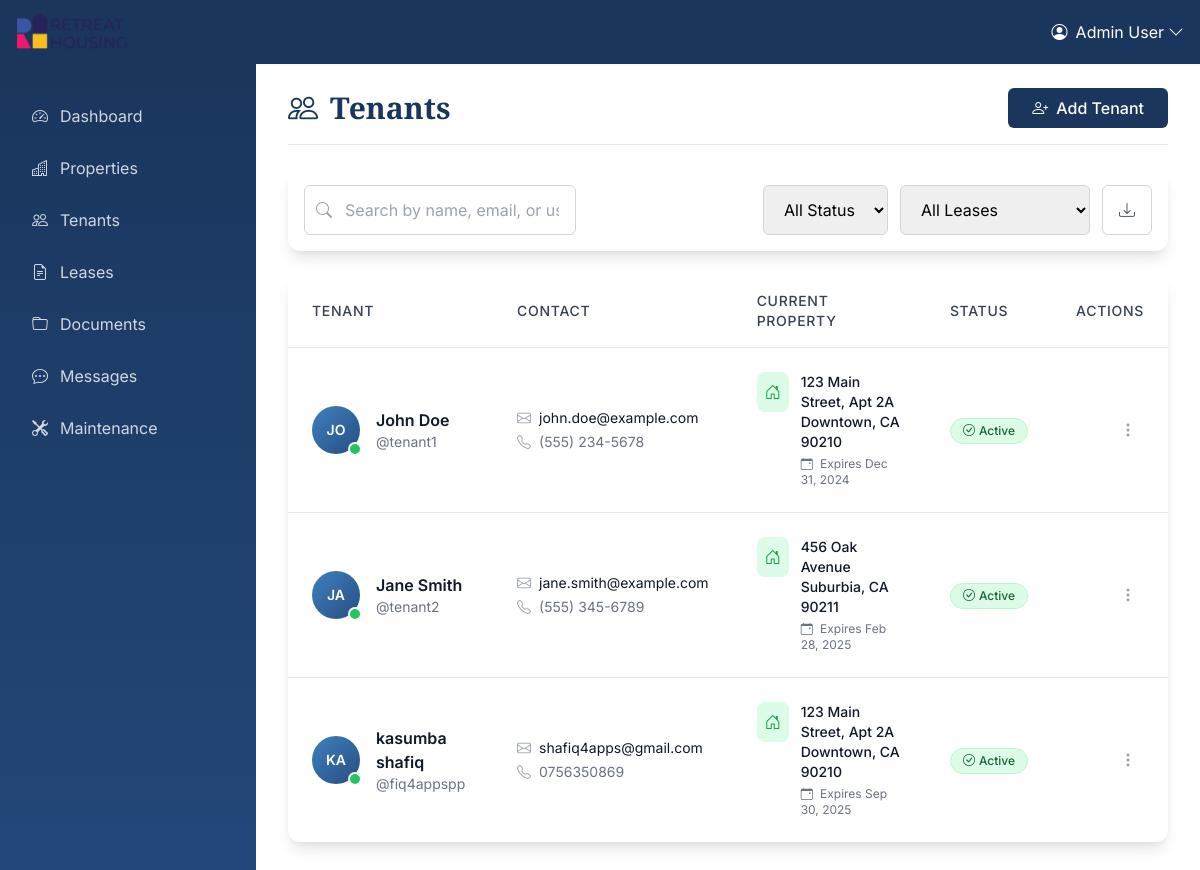
Page /admin/tenants (signed in) on the committed database.
### app/models/user.py (models this page shows, shortened)
class User(UserMixin, db.Model):
    __tablename__ = 'users'
    id = db.Column(db.Integer, primary_key=True)
    username = db.Column(db.String(50), unique=True, nullable=False)
    email = db.Column(db.String(100), unique=True, nullable=False)
    password_hash = db.Column(db.String(255), nullable=False)
    role = db.Column(db.Enum('admin', 'tenant', name='user_roles'), nullable=False)
    first_name = db.Column(db.String(50), nullable=False)
    last_name = db.Column(db.String(50), nullable=False)
    phone = db.Column(db.String(20))
    is_active = db.Column(db.Boolean, default=True)
    created_at = db.Column(db.DateTime, default=datetime.utcnow)
    updated_at = db.Column(db.DateTime, default=datetime.utcnow, onupdate=datetime.utcnow)
    properties_owned = db.relationship('Property', backref='owner', lazy=True, foreign_keys='Property.owner_id')
    leases = db.relationship('Lease', backref='tenant', lazy=True, foreign_keys='Lease.tenant_id')
    sent_messages = db.relationship('Message', backref='sender', lazy=True, foreign_keys='Message.sender_id')
    received_messages = db.relationship('Message', backref='recipient', lazy=True, foreign_keys='Message.recipient_id')
    maintenance_requests = db.relationship('MaintenanceRequest', backref='tenant', lazy=True)
    def is_admin(self):
        return self.role == 'admin'
    @property
    def full_name(self):
        return f"{self.first_name} {self.last_name}"

### app/models/property.py (models this page shows, shortened)
class Property(db.Model):
    __tablename__ = 'properties'
    id = db.Column(db.Integer, primary_key=True)
    owner_id = db.Column(db.Integer, db.ForeignKey('users.id'), nullable=False)
    address = db.Column(db.Text, nullable=False)
    property_type = db.Column(db.Enum('apartment', 'house', 'commercial', name='property_types'), nullable=False)
    bedrooms = db.Column(db.Integer)
    bathrooms = db.Column(db.Integer)
    square_footage = db.Column(db.Integer)
    rent_amount = db.Column(db.Numeric(10, 2))
    description = db.Column(db.Text)
    is_active = db.Column(db.Boolean, default=True)
    created_at = db.Column(db.DateTime, default=datetime.utcnow)
    updated_at = db.Column(db.DateTime, default=datetime.utcnow, onupdate=datetime.utcnow)
    leases = db.relationship('Lease', backref='property', lazy=True)
    messages = db.relationship('Message', backref='property', lazy=True)
    maintenance_requests = db.relationship('MaintenanceRequest', backref='property', lazy=True)

### app/models/lease.py (models this page shows, shortened)
class Lease(db.Model):
    __tablename__ = 'leases'
    id = db.Column(db.Integer, primary_key=True)
    tenant_id = db.Column(db.Integer, db.ForeignKey('users.id'), nullable=False)
    property_id = db.Column(db.Integer, db.ForeignKey('properties.id'), nullable=False)
    start_date = db.Column(db.Date, nullable=False)
    end_date = db.Column(db.Date, nullable=False)
    monthly_rent = db.Column(db.Numeric(10, 2), nullable=False)
    security_deposit = db.Column(db.Numeric(10, 2))
    status = db.Column(db.Enum('active', 'expired', 'terminated', name='lease_statuses'), default='active')
    created_at = db.Column(db.DateTime, default=datetime.utcnow)
    updated_at = db.Column(db.DateTime, default=datetime.utcnow, onupdate=datetime.utcnow)
    documents = db.relationship('Document', backref='lease', lazy=True)

### app/views/admin.py (the view)
@admin_bp.route('/tenants')
@login_required
@admin_required
def tenants():
    tenants = User.query.filter_by(role='tenant').all()
    return render_template('admin/tenants.html', tenants=tenants)

### app/templates/admin/tenants.html (shortened to what this page needs)
{% extends "base.html" %}
{% block content %}
<div class="flex flex-wrap justify-between items-center pt-6 pb-4 mb-6 border-b border-gray-200">
    <h1 class="text-3xl font-semibold text-primary-800 heading flex items-center">
        <i class="bi bi-people mr-3"></i>Tenants
    </h1>
    <div class="flex space-x-2">
        <a href="{{ url_for('admin.add_tenant') }}" class="btn-brand-primary flex items-center">
            <i class="bi bi-person-plus mr-2"></i>Add Tenant
        </a>
    </div>
</div>
<div class="card-brand mb-6">
    <div class="p-4">
        <div class="grid lg:grid-cols-3 gap-4 items-center">
            <div class="lg:col-span-1">
                <div class="relative">
                    <i class="bi bi-search absolute left-3 top-1/2 transform -translate-y-1/2 text-gray-400"></i>
                    <input type="text"
                           class="w-full pl-10 pr-4 py-3 border border-gray-300 rounded-md focus:outline-none focus:ring-2 focus:ring-primary-500 focus:border-primary-500 transition-colors"
                           id="tenantSearch"
                           placeholder="Search by name, email, or username...">
                </div>
            </div>
            <div class="lg:col-span-2">
                <div class="flex space-x-3 justify-end">
                    <select class="px-4 py-3 border border-gray-300 rounded-md focus:outline-none focus:ring-2 focus:ring-primary-500 focus:border-primary-500 transition-colors" id="statusFilter">
                        <option value="">All Status</option>
                    </select>
                    <select class="px-4 py-3 border border-gray-300 rounded-md focus:outline-none focus:ring-2 focus:ring-primary-500 focus:border-primary-500 transition-colors" id="leaseFilter">
                        <option value="">All Leases</option>
                    </select>
                    <button class="px-4 py-3 text-gray-600 border border-gray-300 rounded-md hover:bg-gray-50 transition-colors flex items-center" title="Export">
                        <i class="bi bi-download"></i>
                    </button>
                </div>
            </div>
        </div>
    </div>
</div>
<div class="card-brand">
    {% if tenants %}
    <div class="overflow-x-auto">
        <table class="w-full">
            <thead>
                <tr class="border-b border-gray-200">
                    <th class="text-left py-4 px-6 text-sm font-medium text-gray-700 uppercase tracking-wider">Tenant</th>
                    <th class="text-left py-4 px-6 text-sm font-medium text-gray-700 uppercase tracking-wider">Contact</th>
                    <th class="text-left py-4 px-6 text-sm font-medium text-gray-700 uppercase tracking-wider">Current Property</th>
                    <th class="text-left py-4 px-6 text-sm font-medium text-gray-700 uppercase tracking-wider">Status</th>
                    <th class="text-right py-4 px-6 text-sm font-medium text-gray-700 uppercase tracking-wider">Actions</th>
                </tr>
            </thead>
            <tbody class="divide-y divide-gray-200">
                {% for tenant in tenants %}
                <tr class="tenant-row hover:bg-gray-50 transition-colors">
                    <td class="py-6 px-6">
                        <div class="flex items-center">
                            <div class="relative mr-4">
                                <div class="w-12 h-12 bg-gradient-to-br from-primary-500 to-primary-700 rounded-full flex items-center justify-center">
                                    <span class="text-white font-semibold text-sm">{{ tenant.full_name[:2].upper() if tenant.full_name else 'TN' }}</span>
                                </div>
                                {% if tenant.is_active %}
                                <div class="absolute -bottom-0.5 -right-0.5 w-3.5 h-3.5 bg-green-500 border-2 border-white rounded-full"></div>
                                {% endif %}
                            </div>
                            <div>
                                <div class="font-semibold text-gray-900">{{ tenant.full_name }}</div>
                                <div class="text-sm text-gray-500">@{{ tenant.username }}</div>
                            </div>
                        </div>
                    </td>
                    <td class="py-6 px-6">
                        <div class="space-y-1">
                            <div class="flex items-center text-sm text-gray-900">
                                <i class="bi bi-envelope text-gray-400 mr-2"></i>
                                {{ tenant.email }}
                            </div>
                            {% if tenant.phone %}
                            <div class="flex items-center text-sm text-gray-500">
                                <i class="bi bi-telephone text-gray-400 mr-2"></i>
                                {{ tenant.phone }}
                            </div>
                            {% endif %}
                        </div>
                    </td>
                    <td class="py-6 px-6">
                        {% set active_lease = tenant.leases | selectattr('status', 'equalto', 'active') | first %}
                        {% if active_lease %}
                            <div class="flex items-start">
                                <div class="bg-green-100 rounded-lg p-2 mr-3">
                                    <i class="bi bi-house-door text-green-600"></i>
                                </div>
                                <div>
                                    <div class="font-medium text-gray-900 text-sm">{{ active_lease.property.address }}</div>
                                    <div class="text-xs text-gray-500 mt-1">
                                        <i class="bi bi-calendar-event mr-1"></i>
                                        Expires {{ active_lease.end_date.strftime('%b %d, %Y') if active_lease.end_date }}
                                    </div>
                                </div>
                            </div>
                        {% endif %}
                    </td>
                    <td class="py-6 px-6">
                        {% if tenant.is_active %}
                            <span class="inline-flex items-center px-3 py-1 rounded-full text-xs font-medium bg-green-100 text-green-800 border border-green-200">
                                <i class="bi bi-check-circle mr-1"></i>Active
                            </span>
                        {% else %}
                            <span class="inline-flex items-center px-3 py-1 rounded-full text-xs font-medium bg-red-100 text-red-800 border border-red-200">
                                <i class="bi bi-x-circle mr-1"></i>Inactive
                            </span>
                        {% endif %}
                    </td>
                    <td class="py-6 px-6 text-right">
                        <div class="relative inline-block text-left">
                            <button type="button" class="inline-flex items-center p-2 text-gray-400 hover:text-gray-600 focus:outline-none focus:ring-2 focus:ring-offset-2 focus:ring-primary-500 rounded-md transition-colors" onclick="toggleDropdown({{ loop.index }})">
                                <i class="bi bi-three-dots-vertical"></i>
                            </button>
                        </div>
                    </td>
                </tr>
                {% endfor %}
            </tbody>
        </table>
    </div>
    {% endif %}
</div>
{% endblock %}

### app/templates/base.html (shortened to what this page needs)
<!DOCTYPE html>
<html lang="en">
<head>
    <script src="https://cdn.tailwindcss.com"></script>
    <link href="https://cdn.jsdelivr.net/npm/bootstrap-icons@1.10.0/font/bootstrap-icons.css" rel="stylesheet">
    <link rel="stylesheet" href="{{ url_for('static', filename='css/custom.css') }}">
</head>
<body>
    {% if current_user.is_authenticated %}
    <nav class="navbar-brand shadow-sm">
        <div class="container-fluid px-4 py-3">
            <div class="flex justify-between items-center w-full">
                <a class="flex items-center text-white hover:text-gray-200 transition-colors" href="{{ url_for('main.index') }}">
                    <img src="{{ url_for('static', filename='images/logo.webp') }}" alt="Retreat Housing" class="h-10 w-auto mr-3">
                </a>
                <div class="relative group">
                    <button class="flex items-center text-white hover:text-gray-200 transition-colors focus:outline-none">
                        <i class="bi bi-person-circle mr-2"></i>{{ current_user.full_name }}
                        <i class="bi bi-chevron-down ml-1"></i>
                    </button>
                </div>
            </div>
        </div>
    </nav>
    {% endif %}
    <div class="flex min-h-screen">
        {% if current_user.is_authenticated %}
        <nav class="sidebar-brand w-64 hidden md:block">
            <div class="sticky top-0 pt-6">
                <ul class="space-y-1 px-3">
                    {% if current_user.is_admin() %}
                    <li>
                        <a class="sidebar-nav-link flex items-center" href="{{ url_for('admin.dashboard') }}">
                            <i class="bi bi-speedometer2 mr-3"></i>Dashboard
                        </a>
                    </li>
                    <li>
                        <a class="sidebar-nav-link flex items-center" href="{{ url_for('admin.properties') }}">
                            <i class="bi bi-buildings mr-3"></i>Properties
                        </a>
                    </li>
                    <li>
                        <a class="sidebar-nav-link flex items-center" href="{{ url_for('admin.tenants') }}">
                            <i class="bi bi-people mr-3"></i>Tenants
                        </a>
                    </li>
                    <li>
                        <a class="sidebar-nav-link flex items-center" href="{{ url_for('admin.leases') }}">
                            <i class="bi bi-file-earmark-text mr-3"></i>Leases
                        </a>
                    </li>
                    <li>
                        <a class="sidebar-nav-link flex items-center" href="{{ url_for('admin.documents') }}">
                            <i class="bi bi-folder mr-3"></i>Documents
                        </a>
                    </li>
                    <li>
                        <a class="sidebar-nav-link flex items-center" href="{{ url_for('admin.messages') }}">
                            <i class="bi bi-chat-dots mr-3"></i>Messages
                        </a>
                    </li>
                    <li>
                        <a class="sidebar-nav-link flex items-center" href="{{ url_for('admin.maintenance') }}">
                            <i class="bi bi-tools mr-3"></i>Maintenance
                        </a>
                    </li>
                    {% endif %}
                </ul>
            </div>
        </nav>
        <main class="flex-1 px-4 md:px-8">
        {% else %}
        <main class="w-full">
        {% endif %}
                {% block content %}{% endblock %}
            </main>
        </div>
</body>
</html>

### rows in the picture
User: full_name "Admin User"
User: first_name+last_name "JO", is_active True (drawn), full_name "John Doe", username "tenant1", email "john.doe@example.com", phone "(555) 234-5678"
Property: property.address "123 Main Street, Apt 2A Downtown, CA 90210"
Lease: end_date "Dec 31, 2024"
User: first_name+last_name "JA", is_active True (drawn), full_name "Jane Smith", username "tenant2", email "jane.smith@example.com", phone "(555) 345-6789"
Property: property.address "456 Oak Avenue Suburbia, CA 90211"
Lease: end_date "Feb 28, 2025"
User: first_name+last_name "KA", is_active True (drawn), full_name "kasumba shafiq", username "fiq4appspp", email "shafiq4apps@gmail.com", phone "0756350869"
Lease: end_date "Sep 30, 2025"
